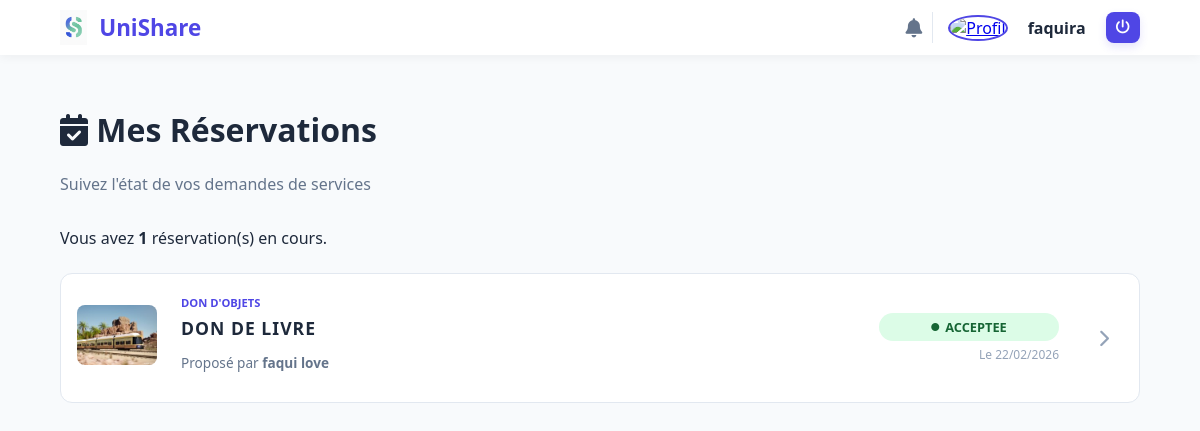
The page /services/mes-reservations/ (signed in) on the database as committed earlier.
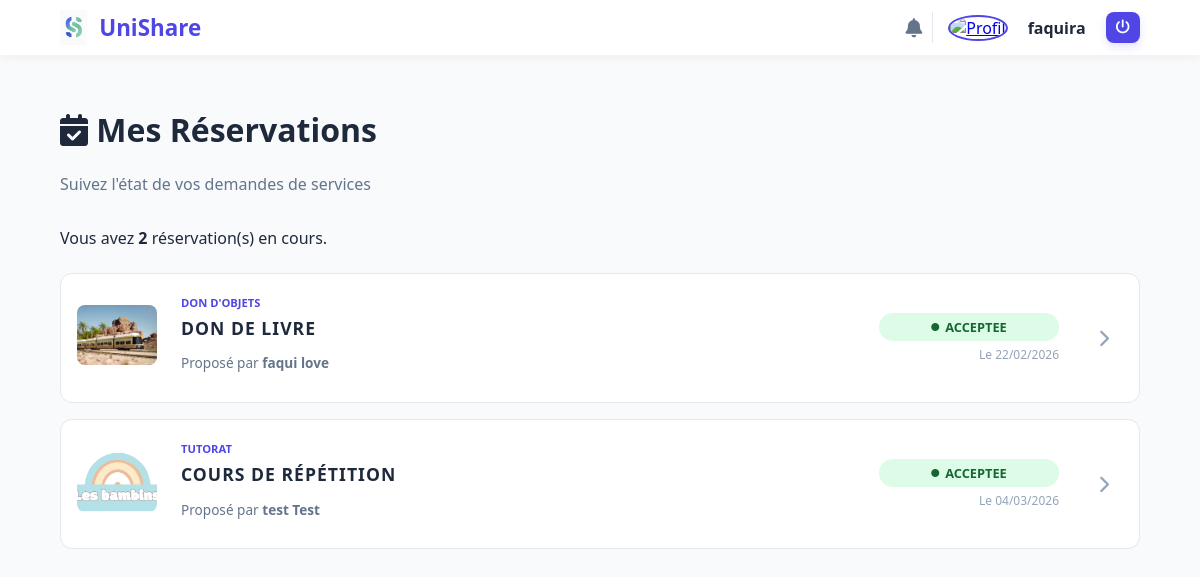
The same page on the database as committed later.
### UniShare/models.py (models this page shows, shortened)
class Reservation(models.Model):
    class StatutReservation(models.TextChoices):
        EN_ATTENTE = "ATT", "En attente"
        ACCEPTEE = "ACC", "Acceptee"
        VALIDEE = "VAL", "Validee"
        REFUSEE = "REF", "Refusee"
    id_reservation = models.AutoField(primary_key=True)
    statut = models.fields.CharField(max_length=3, choices=StatutReservation.choices, default=StatutReservation.EN_ATTENTE)
    date_creation = models.fields.DateTimeField(auto_now_add=True)
    service = models.ForeignKey(Service, on_delete=models.CASCADE, related_name="reservations")
    demandeur = models.ForeignKey(Etudiant, on_delete=models.CASCADE, related_name="reservations")

class Annonce(models.Model):
    class Visibilite(models.TextChoices):
        PROMO = "PROMO", "Promo"
        ECOLE = "ECOLE", "Ecole"
        PUBLIC = "PUBLIC", "Public"
    class Categorie(models.TextChoices):
        JOB = "JOB", "Job/Stage/Alternance"
        BONPLAN = "BONPLAN", "Bon plan"
        EVENEMENT = "EVENT", "Evenement"
        AUTRE = "AUTRE", "Autre"
    id_annonce = models.AutoField(primary_key=True)
    titre = models.fields.CharField(max_length=120)
    description = models.fields.TextField()
    categorie = models.fields.CharField(max_length=10, choices=Categorie.choices, default=Categorie.AUTRE)
    visibilite = models.fields.CharField(max_length=6, choices=Visibilite.choices, default=Visibilite.PUBLIC)
    date_creation = models.fields.DateTimeField(auto_now_add=True)
    date_expiration = models.DateTimeField(null=True, blank=True)
    auteur = models.ForeignKey(Etudiant, on_delete=models.CASCADE, related_name="annonces")
    photo = models.ImageField(upload_to="photos/annonces/", blank=True, null=True)

class Service(Annonce):
    class StatutService(models.TextChoices):
        DISPONIBLE = "DISPO", "Disponible"
        RESERVE = "RES", "Reserve"
    class TypeService(models.TextChoices):
        TUTORAT = "TUTORAT", "Tutorat"
        COVOIT = "COVOIT", "Covoiturage"
        DON = "DON", "Don d'objets"
        AUTRE = "AUTRE", "Autre"
    id_service = models.AutoField(primary_key=True)
    type_service = models.CharField(max_length=10,choices=TypeService.choices,default=TypeService.AUTRE)
    statut = models.fields.CharField(max_length=5, choices=StatutService.choices, default=StatutService.DISPONIBLE)
    lieu_rencontre = models.fields.CharField(max_length=120, blank=True, null=True)
    date_rencontre = models.DateTimeField(null=True, blank=True)

class Annonce(models.Model):
    class Visibilite(models.TextChoices):
        PROMO = "PROMO", "Promo"
        ECOLE = "ECOLE", "Ecole"
        PUBLIC = "PUBLIC", "Public"
    class Categorie(models.TextChoices):
        JOB = "JOB", "Job/Stage/Alternance"
        BONPLAN = "BONPLAN", "Bon plan"
        EVENEMENT = "EVENT", "Evenement"
        AUTRE = "AUTRE", "Autre"
    id_annonce = models.AutoField(primary_key=True)
    titre = models.fields.CharField(max_length=120)
    description = models.fields.TextField()
    categorie = models.fields.CharField(max_length=10, choices=Categorie.choices, default=Categorie.AUTRE)
    visibilite = models.fields.CharField(max_length=6, choices=Visibilite.choices, default=Visibilite.PUBLIC)
    date_creation = models.fields.DateTimeField(auto_now_add=True)
    date_expiration = models.DateTimeField(null=True, blank=True)
    auteur = models.ForeignKey(Etudiant, on_delete=models.CASCADE, related_name="annonces")
    photo = models.ImageField(upload_to="photos/annonces/", blank=True, null=True)

class Utilisateur(models.Model):
    class Role(models.TextChoices):
        ETUDIANT = "ETU", "Etudiant"
        ANCIEN = "ANC", "Ancien"
        ADMIN = "ADM", "Administrateur"
    nom = models.fields.CharField(max_length=100)
    prenom = models.fields.CharField(max_length=100)
    email = models.fields.EmailField(unique=True)
    mot_de_passe = models.fields.CharField(max_length=128)  # hashé idéalement
    role = models.fields.CharField(max_length=3, choices=Role.choices, default=Role.ETUDIANT)
    photo = models.ImageField(upload_to="photos/utilisateurs/", blank=True, null=True)
    demande_suppression_en_cours = models.BooleanField(default=False)
    date_demande_suppression = models.DateTimeField(null=True, blank=True)

### UniShare/views.py (the view)
# urls.py: path("services/mes-reservations/", views.mesReservations, name="mesReservations"),
def mesReservations(request):
    if 'user_id' not in request.session:
        return HttpResponseRedirect(reverse("connexion"))
    user_id = request.session['user_id']
    etudiant = Etudiant.objects.get(id=user_id)
    reservations = Reservation.objects.filter(demandeur=etudiant)
    return render(request, "UniShare/Reservation/mesReservations.html", {
        "lesreservations": reservations
    })

### UniShare/utils.py (called while the page is built)
def global_notifications(request):
    nb_notif = 0
    if request.session.get('user_id'):
        try:
            etudiant = Etudiant.objects.get(id=request.session['user_id'])
            notifications = Notification.objects.filter(auteur=etudiant, lu=False).order_by('-date')
            nb_notif = notifications.count()
        except Etudiant.DoesNotExist:
            nb_notif = 0
    return {
        'nb_notif': nb_notif
    }

### UniShare/templates/UniShare/Reservation/mesReservations.html
{% extends "UniShare/base.html" %}
{% load static %}
{% block content %}
<main class="dashboard-page">
    <div class="page-header">
        <div class="header-titles">
            <h1><i class="fas fa-calendar-check"></i> Mes Réservations</h1>
            <p class="subtitle">Suivez l'état de vos demandes de services</p>
        </div>
    </div>
    {% if erreur %}
        <div class="alert error"><i class="fas fa-exclamation-circle"></i> {{ erreur }}</div>
    {% else %}
        <section class="reservations-tracker">
            <p class="count-intro">Vous avez <strong>{{ lesreservations|length }}</strong> réservation(s) en cours.</p>
            {% if lesreservations %}
                <div class="tracker-list">
                    {% for reservation in lesreservations %}
                        <div class="tracker-card">
                            <div class="tracker-img">
                                {% if reservation.service.photo %}
                                    <img src="{{ reservation.service.photo.url }}" alt="Service">
                                {% else %}
                                    <div class="mini-placeholder"><i class="fas fa-handshake"></i></div>
                                {% endif %}
                            </div>
                            <div class="tracker-info">
                                <span class="service-type-tag">{{ reservation.service.get_type_service_display }}</span>
                                <h3><a href="{% url 'serviceDetail' reservation.service.id_service %}">{{ reservation.service.titre }}</a></h3>
                                <p class="service-owner">
                                    Proposé par <strong>{{ reservation.service.auteur.prenom }} {{ reservation.service.auteur.nom }}</strong>
                                </p>
                            </div>
                            <div class="tracker-status">
                                <span class="status-pill {{ reservation.statut|lower }}">
                                    <i class="fas fa-circle"></i> {{ reservation.get_statut_display }}
                                </span>
                                <span class="res-date">Le {{ reservation.date_creation|date:"d/m/Y" }}</span>
                            </div>
                            <div class="tracker-action">
                                <a href="{% url 'detailReservation' reservation.id_reservation %}" class="btn-icon" title="Voir le détail">
                                    <i class="fas fa-chevron-right"></i>
                                </a>
                            </div>
                        </div>
                    {% endfor %}
                </div>
            {% else %}
                <div class="empty-state">
                    <div class="empty-icon"><i class="fas fa-calendar-times"></i></div>
                    <p>Vous n'avez effectué aucune réservation pour le moment.</p>
                    <a href="{% url 'listeServices' %}" class="btn-nav primary">Parcourir les services</a>
                </div>
            {% endif %}
        </section>
    {% endif %}
</main>
{% endblock %}

Rows that differ between the two databases and show on the page:
added Reservation: shows a picture, service.type_service "TUTORAT", service.titre "COURS DE RÉPÉTITION", service.auteur.prenom "test", service.auteur.nom "Test", statut "ACCEPTEE", date_creation "04/03/2026"
Other text that changed with them:
{{ lesreservations|length }}: "1" → "2"
